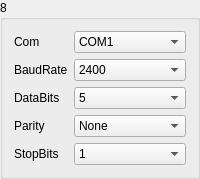
       <widget class="QGroupBox" name="gBoxMeter_8">
        <property name="title">
         <string>8</string>
        </property>
        <layout class="QGridLayout" name="gridLayout_12">
         <item row="0" column="0">
          <widget class="QLabel" name="label_58">
           <property name="sizePolicy">
            <sizepolicy hsizetype="Fixed" vsizetype="Preferred">
             <horstretch>0</horstretch>
             <verstretch>0</verstretch>
            </sizepolicy>
           </property>
           <property name="text">
            <string>Com</string>
           </property>
          </widget>
         </item>
         <item row="0" column="1">
          <widget class="QComboBox" name="comboMeterSerialNum_8">
           <item>
            <property name="text">
             <string>COM1</string>
            </property>
           </item>
           <item>
            <property name="text">
             <string>COM2</string>
            </property>
           </item>
           <item>
            <property name="text">
             <string>COM3</string>
            </property>
           </item>
           <item>
            <property name="text">
             <string>COM4</string>
            </property>
           </item>
           <item>
            <property name="text">
             <string>COM5</string>
            </property>
           </item>
           <item>
            <property name="text">
             <string>COM6</string>
            </property>
           </item>
           <item>
            <property name="text">
             <string>COM7</string>
            </property>
           </item>
           <item>
            <property name="text">
             <string>COM8</string>
            </property>
           </item>
           <item>
            <property name="text">
             <string>COM9</string>
            </property>
           </item>
           <item>
            <property name="text">
             <string>COM10</string>
            </property>
           </item>
           <item>
            <property name="text">
             <string>COM11</string>
            </property>
           </item>
           <item>
            <property name="text">
             <string>COM12</string>
            </property>
           </item>
           <item>
            <property name="text">
             <string>COM13</string>
            </property>
           </item>
           <item>
            <property name="text">
             <string>COM14</string>
            </property>
           </item>
           <item>
            <property name="text">
             <string>COM15</string>
            </property>
           </item>
           <item>
            <property name="text">
             <string>COM16</string>
            </property>
           </item>
           <item>
            <property name="text">
             <string>COM17</string>
            </property>
           </item>
           <item>
            <property name="text">
             <string>COM18</string>
            </property>
           </item>
           <item>
            <property name="text">
             <string>COM19</string>
            </property>
           </item>
           <item>
            <property name="text">
             <string>COM20</string>
            </property>
           </item>
          </widget>
         </item>
         <item row="1" column="0">
          <widget class="QLabel" name="label_59">
           <property name="text">
            <string>BaudRate</string>
           </property>
          </widget>
         </item>
         <item row="1" column="1">
          <widget class="QComboBox" name="comboMeterBaudRate_8">
           <item>
            <property name="text">
             <string>2400</string>
            </property>
           </item>
           <item>
            <property name="text">
             <string>4800</string>
            </property>
           </item>
           <item>
            <property name="text">
             <string>9600</string>
            </property>
           </item>
           <item>
            <property name="text">
             <string>14400</string>
            </property>
           </item>
           <item>
            <property name="text">
             <string>19200</string>
            </property>
           </item>
           <item>
            <property name="text">
             <string>38400</string>
            </property>
           </item>
           <item>
            <property name="text">
             <string>56000</string>
            </property>
           </item>
          </widget>
         </item>
         <item row="2" column="0">
          <widget class="QLabel" name="label_60">
           <property name="text">
            <string>DataBits</string>
           </property>
          </widget>
         </item>
         <item row="2" column="1">
          <widget class="QComboBox" name="comboMeterBits_8">
           <item>
            <property name="text">
             <string>5</string>
            </property>
           </item>
           <item>
            <property name="text">
             <string>6</string>
            </property>
           </item>
           <item>
            <property name="text">
             <string>7</string>
            </property>
           </item>
           <item>
            <property name="text">
             <string>8</string>
            </property>
           </item>
          </widget>
         </item>
         <item row="3" column="0">
          <widget class="QLabel" name="label_61">
           <property name="text">
            <string>Parity</string>
           </property>
          </widget>
         </item>
         <item row="3" column="1">
          <widget class="QComboBox" name="comboMeterChkBit_8">
           <item>
            <property name="text">
             <string>None</string>
            </property>
           </item>
           <item>
            <property name="text">
             <string>Odd</string>
            </property>
           </item>
           <item>
            <property name="text">
             <string>Even</string>
            </property>
           </item>
          </widget>
         </item>
         <item row="4" column="0">
          <widget class="QLabel" name="label_62">
           <property name="text">
            <string>StopBits</string>
           </property>
          </widget>
         </item>
         <item row="4" column="1">
          <widget class="QComboBox" name="comboMeterEndBit_8">
           <item>
            <property name="text">
             <string>1</string>
            </property>
           </item>
           <item>
            <property name="text">
             <string>1.5</string>
            </property>
           </item>
           <item>
            <property name="text">
             <string>2</string>
            </property>
           </item>
          </widget>
         </item>
        </layout>
       </widget>
